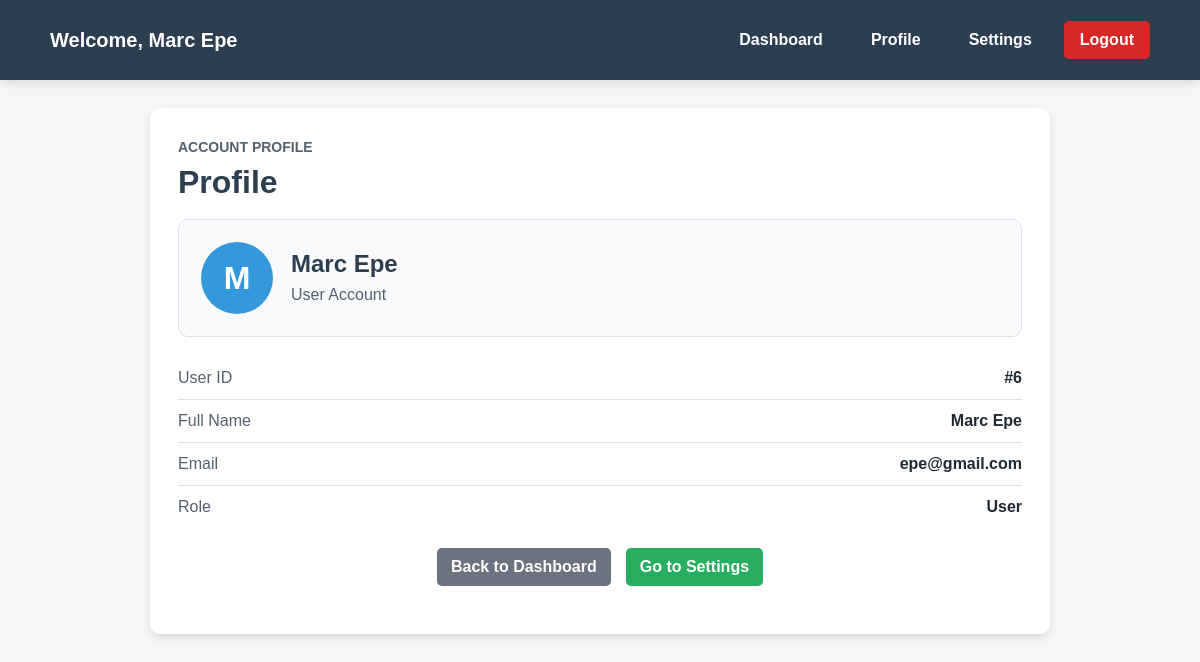
Page /profile.php (signed in) on the committed database.
### tables this page shows
CREATE TABLE `users` (
  `id` int(11) NOT NULL,
  `fullname` varchar(255) NOT NULL,
  `email` varchar(255) NOT NULL,
  `password` varchar(255) NOT NULL,
  `role` enum('admin','user') NOT NULL DEFAULT 'user',
  `created_at` timestamp NOT NULL DEFAULT current_timestamp(),
  `reset_token` varchar(255) DEFAULT NULL
);

### profile.php (the view, shortened to what this page needs)
<?php
include 'config.php';
$userId = (int) $_SESSION['user_id'];
$stmt = $conn->prepare("SELECT id, fullname, email, role FROM users WHERE id = ? LIMIT 1");
$stmt->bind_param("i", $userId);
$stmt->execute();
$user = $stmt->get_result()->fetch_assoc();
?>
<!DOCTYPE html>
<html lang="en">
<head>
    <link rel="stylesheet" href="style.css">
</head>
<body class="user-page">
    <header>
        <div class="email-name">
            <h2>Welcome, <?php echo htmlspecialchars($user['fullname']); ?></h2>
        </div>
        <div class="nav">
            <div class="nav-link">
                <a href="user-dashboard.php">Dashboard</a>
            </div>
            <div class="nav-link">
                <a href="profile.php">Profile</a>
            </div>
            <div class="nav-link">
                <a href="settings.php">Settings</a>
            </div>
            <div class="nav-link">
                <a href="logout.php" class="logout-btn">Logout</a>
            </div>
        </div>
    </header>
    <main class="page-panel user-panel">
        <div class="panel-heading">
            <p>Account Profile</p>
            <h1>Profile</h1>
        </div>
        <section class="profile-card">
            <div class="profile-avatar">
                <?php echo strtoupper(substr($user['fullname'], 0, 1)); ?>
            </div>
            <div class="profile-info">
                <h2><?php echo htmlspecialchars($user['fullname']); ?></h2>
                <p><?php echo ucfirst(htmlspecialchars($user['role'])); ?> Account</p>
            </div>
        </section>
        <ul class="detail-list profile-details">
            <li><span>User ID</span><strong>#<?php echo (int) $user['id']; ?></strong></li>
            <li><span>Full Name</span><strong><?php echo htmlspecialchars($user['fullname']); ?></strong></li>
            <li><span>Email</span><strong><?php echo htmlspecialchars($user['email']); ?></strong></li>
            <li><span>Role</span><strong><?php echo ucfirst(htmlspecialchars($user['role'])); ?></strong></li>
        </ul>
        <div class="button-group">
            <a href="user-dashboard.php" class="cancel-btn">Back to Dashboard</a>
            <a href="settings.php" class="add-user-btn">Go to Settings</a>
        </div>
    </main>
</body>
</html>

### style.css (style rules this page uses)
* { box-sizing: border-box; margin: 0; padding: 0; font-family: Arial, sans-serif; }
body { min-height: 100vh; background-color: #f4f6f8; color: #1f2933; }
body:not(.admin-page) { display: flex; flex-direction: column; align-items: center; }
header { width: 100%; min-height: 80px; background-color: #2c3e50; color: #fff; display: flex; align-items: center; justify-content: space-between; gap: 20px; padding: 16px 50px; box-shadow: 0 4px 8px rgba(0, 0, 0, 0.1); }
.email-name h2 { font-size: 20px; }
.nav { display: flex; gap: 16px; align-items: center; }
.nav-link a, .logout-btn { color: #fff; text-decoration: none; font-weight: bold; padding: 10px 16px; border-radius: 5px; display: inline-block; }
.logout-btn { background-color: #d62828; }
.edit-btn, .delete-btn, .cancel-btn, .add-user-btn, .archive-btn, .add-btn { color: #fff; padding: 10px 14px; border-radius: 5px; border: 0; text-decoration: none; cursor: pointer; display: inline-block; font-weight: bold; }
.cancel-btn { background-color: #6b7280; }
.add-user-btn { background-color: #27ae60; }
.button-container, .button-group { display: flex; align-items: center; justify-content: center; flex-wrap: wrap; gap: 15px; margin: 20px 0; }
.page-panel { width: min(900px, 92vw); background: #fff; margin-top: 28px; padding: 28px; border-radius: 10px; box-shadow: 0 4px 8px rgba(0, 0, 0, 0.1); }
.page-panel h1 { color: #2c3e50; margin-bottom: 12px; }
.page-panel p { line-height: 1.6; }
.user-page .user-panel { text-align: left; }
.panel-heading { margin-bottom: 16px; }
.panel-heading p { color: #52616f; font-size: 14px; font-weight: bold; margin-bottom: 6px; text-transform: uppercase; }
.panel-heading h1, .panel-heading h2 { color: #2c3e50; margin-bottom: 0; }
.user-summary, .profile-card, .settings-card { background: #f8fafc; border: 1px solid #d9e2ec; border-radius: 10px; padding: 22px; }
.detail-list { list-style: none; margin-top: 16px; }
.detail-list li { display: flex; justify-content: space-between; gap: 16px; padding: 12px 0; border-bottom: 1px solid #d9e2ec; }
.detail-list li:last-child { border-bottom: 0; }
.detail-list span { color: #52616f; }
.detail-list strong { color: #1f2933; text-align: right; }
.profile-card { display: flex; align-items: center; gap: 18px; margin-top: 18px; }
.profile-avatar { width: 72px; height: 72px; display: grid; place-items: center; border-radius: 50%; background: #3498db; color: #fff; font-size: 32px; font-weight: bold; }
.profile-info h2 { color: #2c3e50; margin-bottom: 4px; }
.profile-info p, .settings-card p { color: #52616f; }
.profile-details { margin-top: 20px; }

### rows in the picture
users: fullname "Marc Epe", fullname "M", role "User", id "6", email "epe@gmail.com"
